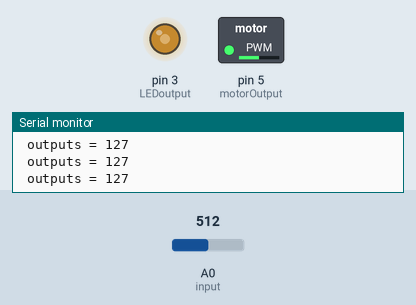
A sketch run on a simulated Arduino Uno, built with avr-gcc and run on an emulated ATmega328P. Shown: switched loads named in the sketch (green lamp = pin HIGH), output pins drawn as LEDs (lit = HIGH), the last lines printed to the serial monitor. The test bench sets the inputs (shaded band); at power-on: A0 (input) = 512.

Above: at 1.2 s.
1.3 s: A0 (input) set to 413
At 2.3 s:
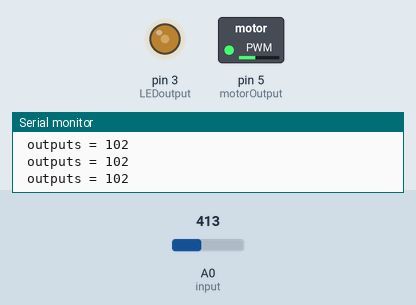
4.3 s: A0 (input) set to 384
At 5.5 s:
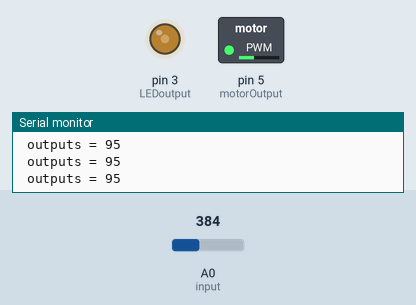
7.3 s: A0 (input) set to 122
At 7.8 s:
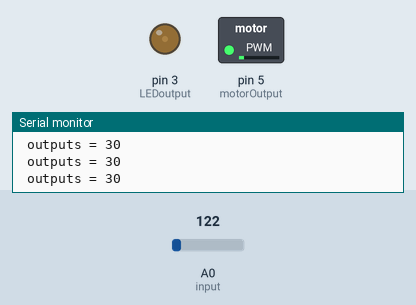
8.8 s: A0 (input) set to 43
At 10.1 s:
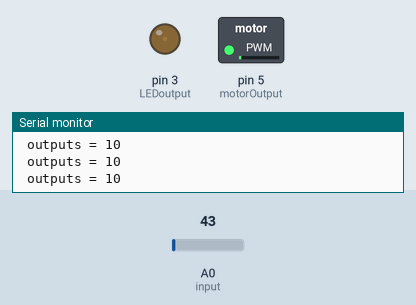
11.8 s: A0 (input) set to 36
At 12.3 s:
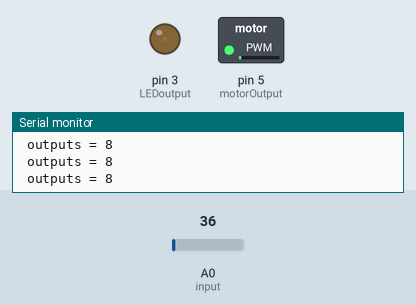
13.3 s: A0 (input) set to 511
At 13.6 s:
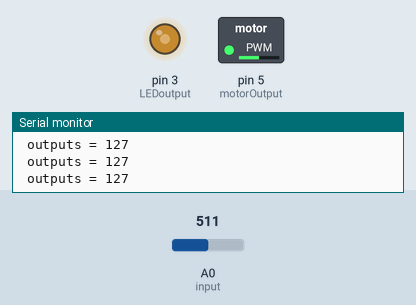
Timing chart, 0 to 15.8 s (numbered marks = the images above; inputs shaded):
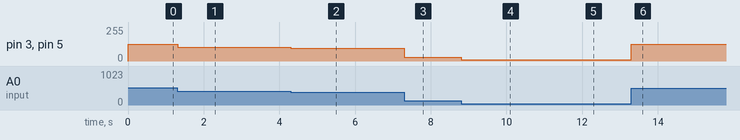

The sketch:

potentiometer.ino
```cpp
//Constants
const int LEDoutput = 3;
const int motorOutput = 5;
const int input = A0;


//Variables
int outputVal = 0;

int sensorVal = 0;

void setup()
{
  Serial.begin(9600);
}

void loop()
{
  sensorVal = analogRead(input);

  outputVal = map(sensorVal, 0, 1023, 0, 255);

  analogWrite(LEDoutput, outputVal);
  analogWrite(motorOutput, outputVal);

  //Serial.print("\n Sensor = ");
  //Serial.print(sensorVal);
  Serial.print("\n outputs = ");
  Serial.print(outputVal);

  delay(2);

}
```

Measured:
- after the input at 1.3 s, pin 3 (LEDoutput), pin 5 (motorOutput): 127/255 → 102/255 at once
- after the input at 4.3 s, pin 3 (LEDoutput), pin 5 (motorOutput): 102/255 → 95/255 at once
- after the input at 7.3 s, pin 3 (LEDoutput), pin 5 (motorOutput): 95/255 → 30/255 at once
- after the input at 8.8 s, pin 3 (LEDoutput), pin 5 (motorOutput): 30/255 → 10/255 at once
- after the input at 11.8 s, pin 3 (LEDoutput), pin 5 (motorOutput): 10/255 → 8/255 at once
- after the input at 13.3 s, pin 3 (LEDoutput), pin 5 (motorOutput): 8/255 → 127/255 at once
